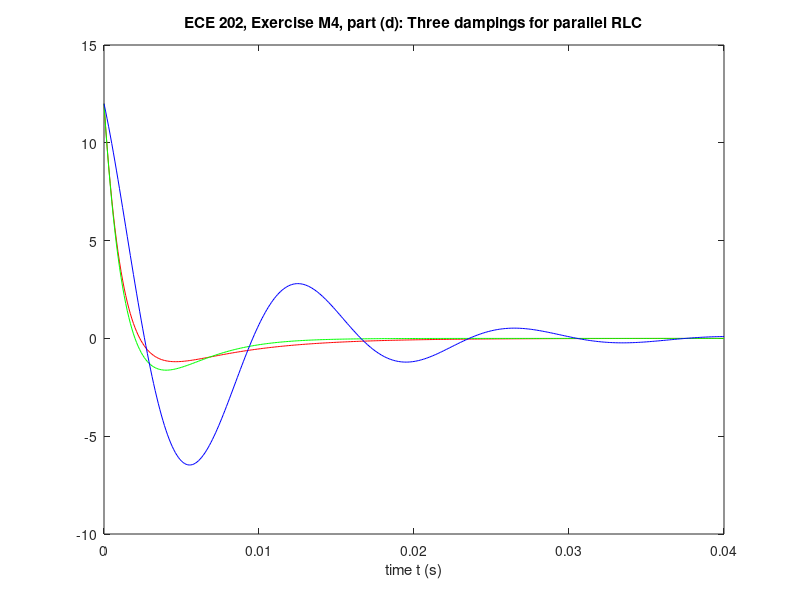

The MATLAB script that drew this image:
% Sounak Ghosh
% 9/28/19
% ECE 202 - Fall 2019 - MATLAB Exercise M4
% 

clear % clears all variables in the workplace; avoids common errors
clc % clears all previous outputs in the command window(s

%(a) Truncuated Power Series

t = linspace(0,6,401);
v = 1 + (t/2) - (t.^(2)/3);
plot(t, v, 'LineWidth', 3)
title('ECE 202, Exercise M4, part (a): Truncuated Power Series')
xlabel('time t (s)')

%(b) Shifted sinusoid

t = linspace(-5,5,401);
v = 4*cos(3*(t - 2));
plot(t,v,'r');
axis([-inf inf -6 6]); 
title('ECE 202, Exercise M4, part (b): Shifted Sinusoid');
xlabel('time t (s)');


%(c) Normalized Gaussian

x = linspace(0,10,500);
v = 1/(2*pi^(1/2)) * exp(-(x-5).^2/4);
plot(x,v);
title('ECE 202, Exercise M4, part (c): Normalized Gaussian', 'Fontsize', 24)
xlabel('distance x (m)', 'Fontsize', 18)

%(d) Three dampings for parallel RLC

t = linspace(0,.04,401);
v1 = 16*exp(-800*t) - 4*exp(-200*t);
v2 = 12*exp(-500*t) - 6000*t.*exp(-500*t);
v3 = 12*exp(-120*t).*cos(450*t) - 5*exp(-120*t).*sin(450*t);
plot(t,v1,'r',t,v2,'g',t,v3,'b');
xlabel('time t (s)');
title('ECE 202, Exercise M4, part (d): Three dampings for parallel RLC')


